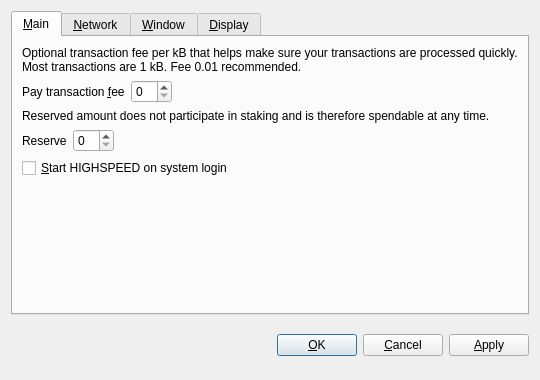
<?xml version="1.0" encoding="UTF-8"?>
<ui version="4.0">
 <class>OptionsDialog</class>
 <widget class="QDialog" name="OptionsDialog">
  <property name="geometry">
   <rect>
    <x>0</x>
    <y>0</y>
    <width>540</width>
    <height>380</height>
   </rect>
  </property>
  <property name="windowTitle">
   <string>Options</string>
  </property>
  <property name="modal">
   <bool>true</bool>
  </property>
  <layout class="QVBoxLayout" name="verticalLayout">
   <item>
    <widget class="QTabWidget" name="tabWidget">
     <property name="tabPosition">
      <enum>QTabWidget::North</enum>
     </property>
     <property name="currentIndex">
      <number>0</number>
     </property>
     <widget class="QWidget" name="tabMain">
      <attribute name="title">
       <string>&amp;Main</string>
      </attribute>
      <layout class="QVBoxLayout" name="verticalLayout_Main">
       <item>
        <widget class="QLabel" name="transactionFeeInfoLabel">
         <property name="text">
          <string>Optional transaction fee per kB that helps make sure your transactions are processed quickly. Most transactions are 1 kB. Fee 0.01 recommended.</string>
         </property>
         <property name="textFormat">
          <enum>Qt::PlainText</enum>
         </property>
         <property name="wordWrap">
          <bool>true</bool>
         </property>
        </widget>
       </item>
       <item>
        <layout class="QHBoxLayout" name="horizontalLayoutFee">
         <item>
          <widget class="QLabel" name="transactionFeeLabel">
           <property name="text">
            <string>Pay transaction &amp;fee</string>
           </property>
           <property name="textFormat">
            <enum>Qt::PlainText</enum>
           </property>
           <property name="buddy">
            <cstring>transactionFee</cstring>
           </property>
          </widget>
         </item>
         <item>
          <widget class="BitcoinAmountField" name="transactionFee"/>
         </item>
         <item>
          <spacer name="horizontalSpacerFee">
           <property name="orientation">
            <enum>Qt::Horizontal</enum>
           </property>
           <property name="sizeHint" stdset="0">
            <size>
             <width>40</width>
             <height>20</height>
            </size>
           </property>
          </spacer>
         </item>
        </layout>
       </item>
       <item>
        <widget class="QLabel" name="reserveBalanceInfoLabel">
         <property name="text">
          <string>Reserved amount does not participate in staking and is therefore spendable at any time.</string>
         </property>
         <property name="textFormat">
          <enum>Qt::PlainText</enum>
         </property>
         <property name="wordWrap">
          <bool>true</bool>
         </property>
        </widget>
       </item>
       <item>
        <layout class="QHBoxLayout" name="horizontalLayoutReserveBalance">
         <item>
          <widget class="QLabel" name="reserveBalanceLabel">
           <property name="text">
            <string>Reserve</string>
           </property>
           <property name="textFormat">
            <enum>Qt::PlainText</enum>
           </property>
           <property name="buddy">
            <cstring>reserveBalance</cstring>
           </property>
          </widget>
         </item>
         <item>
          <widget class="BitcoinAmountField" name="reserveBalance"/>
         </item>
         <item>
          <spacer name="horizontalSpacerReserveBalance">
           <property name="orientation">
            <enum>Qt::Horizontal</enum>
           </property>
           <property name="sizeHint" stdset="0">
            <size>
             <width>40</width>
             <height>20</height>
            </size>
           </property>
          </spacer>
         </item>
        </layout>
       </item>
       <item>
        <widget class="QCheckBox" name="bitcoinAtStartup">
         <property name="toolTip">
          <string>Automatically start HIGHSPEED after logging in to the system.</string>
         </property>
         <property name="text">
          <string>&amp;Start HIGHSPEED on system login</string>
         </property>
        </widget>
       </item>
       <item>
        <spacer name="verticalSpacer_Main">
         <property name="orientation">
          <enum>Qt::Vertical</enum>
         </property>
         <property name="sizeHint" stdset="0">
          <size>
           <width>20</width>
           <height>40</height>
          </size>
         </property>
        </spacer>
       </item>
      </layout>
     </widget>
     <widget class="QWidget" name="tabNetwork">
      <attribute name="title">
       <string>&amp;Network</string>
      </attribute>
      <layout class="QVBoxLayout" name="verticalLayout_Network">
       <item>
        <widget class="QCheckBox" name="mapPortUpnp">
         <property name="toolTip">
          <string>Automatically open the HIGHSPEED client port on the router. This only works when your router supports UPnP and it is enabled.</string>
         </property>
         <property name="text">
          <string>Map port using &amp;UPnP</string>
         </property>
        </widget>
       </item>
       <item>
        <widget class="QCheckBox" name="connectSocks">
         <property name="toolTip">
          <string>Connect to the HIGHSPEED network through a SOCKS proxy (e.g. when connecting through Tor).</string>
         </property>
         <property name="text">
          <string>&amp;Connect through SOCKS proxy:</string>
         </property>
        </widget>
       </item>
       <item>
        <layout class="QHBoxLayout" name="horizontalLayout_Network">
         <item>
          <widget class="QLabel" name="proxyIpLabel">
           <property name="text">
            <string>Proxy &amp;IP:</string>
           </property>
           <property name="textFormat">
            <enum>Qt::PlainText</enum>
           </property>
           <property name="buddy">
            <cstring>proxyIp</cstring>
           </property>
          </widget>
         </item>
         <item>
          <widget class="QValidatedLineEdit" name="proxyIp">
           <property name="maximumSize">
            <size>
             <width>140</width>
             <height>16777215</height>
            </size>
           </property>
           <property name="toolTip">
            <string>IP address of the proxy (e.g. 127.0.0.1)</string>
           </property>
          </widget>
         </item>
         <item>
          <widget class="QLabel" name="proxyPortLabel">
           <property name="text">
            <string>&amp;Port:</string>
           </property>
           <property name="textFormat">
            <enum>Qt::PlainText</enum>
           </property>
           <property name="buddy">
            <cstring>proxyPort</cstring>
           </property>
          </widget>
         </item>
         <item>
          <widget class="QLineEdit" name="proxyPort">
           <property name="maximumSize">
            <size>
             <width>55</width>
             <height>16777215</height>
            </size>
           </property>
           <property name="toolTip">
            <string>Port of the proxy (e.g. 9050)</string>
           </property>
          </widget>
         </item>
         <item>
          <widget class="QLabel" name="socksVersionLabel">
           <property name="text">
            <string>SOCKS &amp;Version:</string>
           </property>
           <property name="textFormat">
            <enum>Qt::PlainText</enum>
           </property>
           <property name="buddy">
            <cstring>socksVersion</cstring>
           </property>
          </widget>
         </item>
         <item>
          <widget class="QValueComboBox" name="socksVersion">
           <property name="toolTip">
            <string>SOCKS version of the proxy (e.g. 5)</string>
           </property>
          </widget>
         </item>
         <item>
          <spacer name="horizontalSpacer_Network">
           <property name="orientation">
            <enum>Qt::Horizontal</enum>
           </property>
           <property name="sizeHint" stdset="0">
            <size>
             <width>40</width>
             <height>20</height>
            </size>
           </property>
          </spacer>
         </item>
        </layout>
       </item>
       <item>
        <spacer name="verticalSpacer_Network">
         <property name="orientation">
          <enum>Qt::Vertical</enum>
         </property>
         <property name="sizeHint" stdset="0">
          <size>
           <width>20</width>
           <height>40</height>
          </size>
         </property>
        </spacer>
       </item>
      </layout>
     </widget>
     <widget class="QWidget" name="tabWindow">
      <attribute name="title">
       <string>&amp;Window</string>
      </attribute>
      <layout class="QVBoxLayout" name="verticalLayout_Window">
       <item>
        <widget class="QCheckBox" name="minimizeToTray">
         <property name="toolTip">
          <string>Show only a tray icon after minimizing the window.</string>
         </property>
         <property name="text">
          <string>&amp;Minimize to the tray instead of the taskbar</string>
         </property>
        </widget>
       </item>
       <item>
        <widget class="QCheckBox" name="minimizeOnClose">
         <property name="toolTip">
          <string>Minimize instead of exit the application when the window is closed. When this option is enabled, the application will be closed only after selecting Quit in the menu.</string>
         </property>
         <property name="text">
          <string>M&amp;inimize on close</string>
         </property>
        </widget>
       </item>
       <item>
        <spacer name="verticalSpacer_Window">
         <property name="orientation">
          <enum>Qt::Vertical</enum>
         </property>
         <property name="sizeHint" stdset="0">
          <size>
           <width>20</width>
           <height>40</height>
          </size>
         </property>
        </spacer>
       </item>
      </layout>
     </widget>
     <widget class="QWidget" name="tabDisplay">
      <attribute name="title">
       <string>&amp;Display</string>
      </attribute>
      <layout class="QVBoxLayout" name="verticalLayout_Display">
       <item>
        <layout class="QHBoxLayout" name="horizontalLayout_1_Display">
         <item>
          <widget class="QLabel" name="langLabel">
           <property name="text">
            <string>User Interface &amp;language:</string>
           </property>
           <property name="textFormat">
            <enum>Qt::PlainText</enum>
           </property>
           <property name="buddy">
            <cstring>lang</cstring>
           </property>
          </widget>
         </item>
         <item>
          <widget class="QValueComboBox" name="lang">
           <property name="toolTip">
            <string>The user interface language can be set here. This setting will take effect after restarting HIGHSPEED.</string>
           </property>
          </widget>
         </item>
        </layout>
       </item>
       <item>
        <layout class="QHBoxLayout" name="horizontalLayout_2_Display">
         <item>
          <widget class="QLabel" name="unitLabel">
           <property name="text">
            <string>&amp;Unit to show amounts in:</string>
           </property>
           <property name="textFormat">
            <enum>Qt::PlainText</enum>
           </property>
           <property name="buddy">
            <cstring>unit</cstring>
           </property>
          </widget>
         </item>
         <item>
          <widget class="QValueComboBox" name="unit">
           <property name="toolTip">
            <string>Choose the default subdivision unit to show in the interface and when sending coins.</string>
           </property>
          </widget>
         </item>
        </layout>
       </item>
       <item>
        <widget class="QCheckBox" name="displayAddresses">
         <property name="toolTip">
          <string>Whether to show HIGHSPEED addresses in the transaction list or not.</string>
         </property>
         <property name="text">
          <string>&amp;Display addresses in transaction list</string>
         </property>
        </widget>
       </item>
       <item>
        <widget class="QCheckBox" name="coinControlFeatures">
         <property name="toolTip">
          <string>Whether to show coin control features or not.</string>
         </property>
         <property name="text">
          <string>Display coin &amp;control features (experts only!)</string>
         </property>
        </widget>
       </item>
       <item>
        <spacer name="verticalSpacer_Display">
         <property name="orientation">
          <enum>Qt::Vertical</enum>
         </property>
         <property name="sizeHint" stdset="0">
          <size>
           <width>20</width>
           <height>40</height>
          </size>
         </property>
        </spacer>
       </item>
      </layout>
     </widget>
    </widget>
   </item>
   <item>
    <layout class="QHBoxLayout" name="horizontalLayout_Buttons">
     <item>
      <spacer name="horizontalSpacer_1">
       <property name="orientation">
        <enum>Qt::Horizontal</enum>
       </property>
       <property name="sizeHint" stdset="0">
        <size>
         <width>40</width>
         <height>48</height>
        </size>
       </property>
      </spacer>
     </item>
     <item>
      <widget class="QLabel" name="statusLabel">
       <property name="font">
        <font>
         <weight>75</weight>
         <bold>true</bold>
        </font>
       </property>
       <property name="text">
        <string/>
       </property>
       <property name="textFormat">
        <enum>Qt::PlainText</enum>
       </property>
       <property name="wordWrap">
        <bool>true</bool>
       </property>
      </widget>
     </item>
     <item>
      <spacer name="horizontalSpacer_2">
       <property name="orientation">
        <enum>Qt::Horizontal</enum>
       </property>
       <property name="sizeHint" stdset="0">
        <size>
         <width>40</width>
         <height>48</height>
        </size>
       </property>
      </spacer>
     </item>
     <item>
      <widget class="QPushButton" name="okButton">
       <property name="text">
        <string>&amp;OK</string>
       </property>
      </widget>
     </item>
     <item>
      <widget class="QPushButton" name="cancelButton">
       <property name="text">
        <string>&amp;Cancel</string>
       </property>
       <property name="autoDefault">
        <bool>false</bool>
       </property>
      </widget>
     </item>
     <item>
      <widget class="QPushButton" name="applyButton">
       <property name="text">
        <string>&amp;Apply</string>
       </property>
       <property name="autoDefault">
        <bool>false</bool>
       </property>
      </widget>
     </item>
    </layout>
   </item>
  </layout>
 </widget>
 <customwidgets>
  <customwidget>
   <class>BitcoinAmountField</class>
   <extends>QSpinBox</extends>
   <header>bitcoinamountfield.h</header>
  </customwidget>
  <customwidget>
   <class>QValueComboBox</class>
   <extends>QComboBox</extends>
   <header>qvaluecombobox.h</header>
  </customwidget>
  <customwidget>
   <class>QValidatedLineEdit</class>
   <extends>QLineEdit</extends>
   <header>qvalidatedlineedit.h</header>
  </customwidget>
 </customwidgets>
 <resources/>
 <connections/>
</ui>
